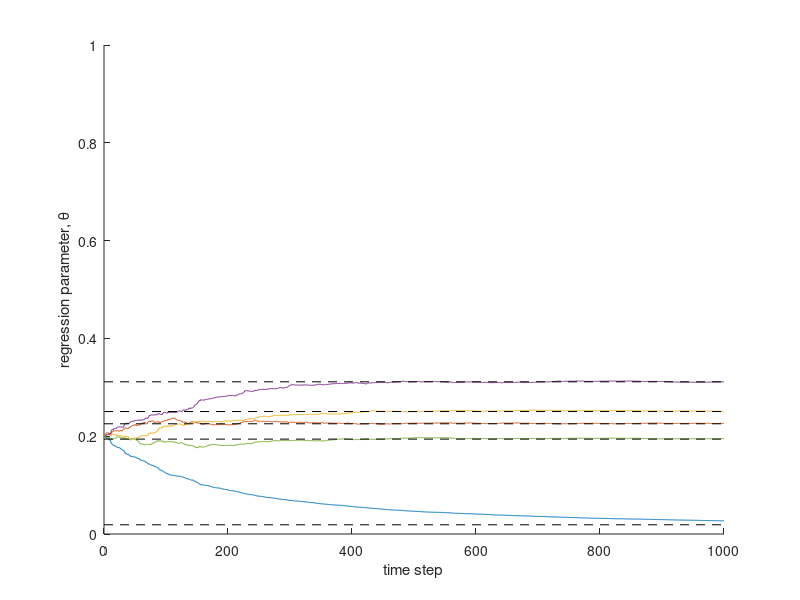
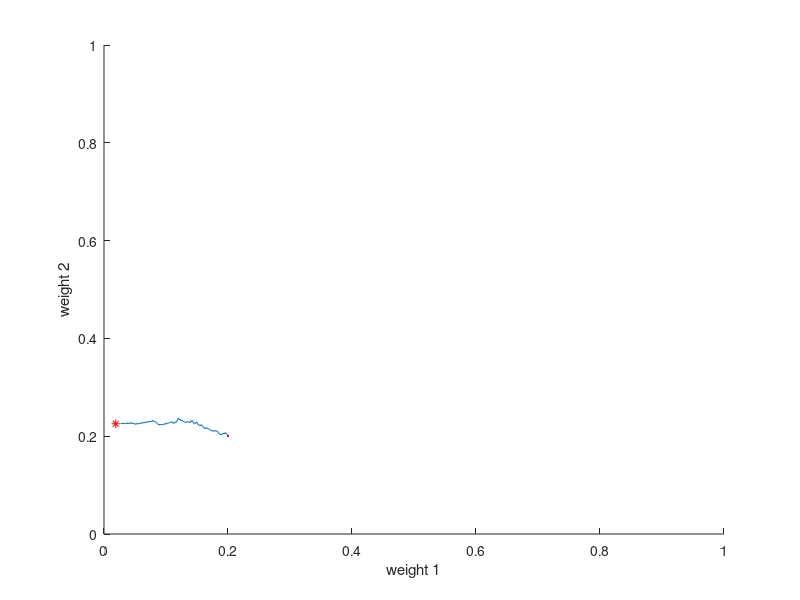

The MATLAB script that drew these images, in order:
clear


%% generative parameters ==================================================

% number of dimensions
D = 5;

% regression coefficients
beta = rand(D,1);
beta = beta / sum(beta);

%invtemp for softmax
invTemp = 5;

% generative function for sampling stimuli 
% note stimulus values are between -1 and +1
gX = @() (rand(D,1)-0.5)*2;

% noise function
nZ = @() 0 * randn(1);


%% simulate ===============================================================
% initialize learning algorithm
theta = .2* ones(D,1);

T = 1000;
alpha = 0.1;

for t = 1:T
    
    theta_store(:,t) = theta;
    
    % sample X for this trial
    X = gX();
    R = beta' * X + nZ();
    
    % compute prediction
    Rhat = theta' * X;
    
    %  compute prediction error
    delta = R - Rhat;
    
    %softmax - attention prime 
    attention_weight = exp(invTemp*theta)/sum(exp(invTemp*theta));
    
    % update
    theta = theta + alpha * delta * attention_weight .* X;

end


figure(1); clf;  hold on;
plot(theta_store')
for i = 1:D
    plot([0 T], [1 1]*beta(i), 'k--')
end
ylim([0 1])
xlabel('time step')
ylabel('regression parameter, \theta')


figure(2); clf; hold on;
plot(theta_store(1,:), theta_store(2,:))
xlim([0 1]); ylim([0 1])
plot(theta_store(1,1), theta_store(2,1), 'r.')
plot(beta(1), beta(2), 'r*')
xlabel('weight 1')
ylabel('weight 2')
